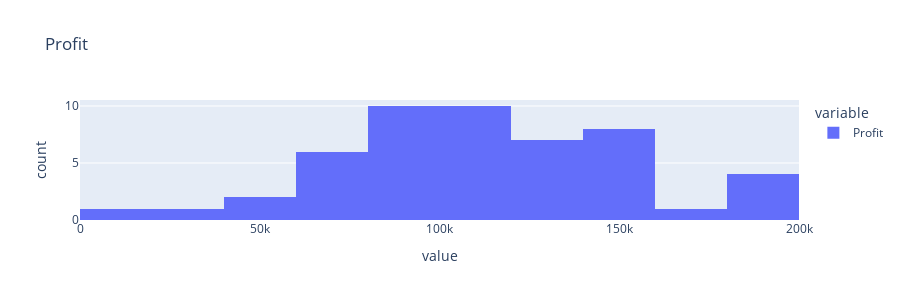

The code cell stored with this chart in its notebook:
### Code cell
px.histogram(df['Profit'], height = 300, title='Profit')

### Figure 1 — Plotly figure (JSON) as saved in the notebook; plotly's stock layout.template omitted (floating-point values rounded to 4 significant figures)
{"data": [{"alignmentgroup": "True", "bingroup": "x", "hovertemplate": "variable=Profit<br>value=%{x}<br>count=%{y}<extra></extra>", "legendgroup": "Profit", "marker": {"color": "#636efa"}, "name": "Profit", "offsetgroup": "Profit", "orientation": "v", "showlegend": true, "type": "histogram", "x": [192300.0, 191800.0, 191100.0, 182900.0, 166200.0, 157000.0, 156100.0, 155800.0, 152200.0, 149800.0, 146100.0, 144300.0, 141600.0, 134300.0, 132600.0, 129900.0, 127000.0, 125400.0, 124300.0, 122800.0, 118500.0, 111300.0, 110400.0, 108700.0, 108600.0, 107400.0, 105700.0, 105000.0, 103300.0, 101000.0, 99940.0, 97480.0, 97430.0, 96780.0, 96710.0, 96480.0, 90710.0, 89950.0, 81230.0, 81010.0, 78240.0, 77800.0, 71500.0, 69760.0, 65200.0, 64930.0, 49490.0, 42560.0, 35670.0, 14680.0], "xaxis": "x", "yaxis": "y"}], "layout": {"barmode": "relative", "height": 300, "legend": {"title": {"text": "variable"}, "tracegroupgap": 0}, "title": {"text": "Profit"}, "xaxis": {"anchor": "y", "domain": [0, 1], "title": {"text": "value"}}, "yaxis": {"anchor": "x", "domain": [0, 1], "title": {"text": "count"}}}}
